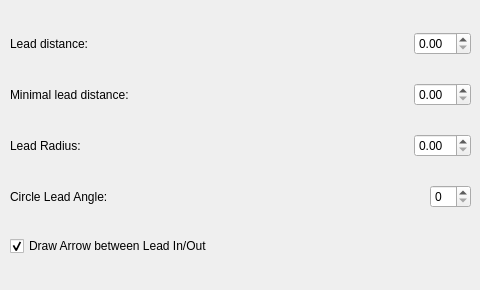
      <widget class="QWidget" name="page_5" >
       <widget class="QWidget" name="verticalLayoutWidget_2" >
        <property name="geometry" >
         <rect>
          <x>10</x>
          <y>10</y>
          <width>461</width>
          <height>271</height>
         </rect>
        </property>
        <layout class="QVBoxLayout" name="verticalLayout_3" >
         <item>
          <layout class="QHBoxLayout" name="horizontalLayout_11" >
           <item>
            <widget class="QLabel" name="label" >
             <property name="whatsThis" >
              <string>The default distance at which a lead is placed.</string>
             </property>
             <property name="text" >
              <string>Lead distance:</string>
             </property>
            </widget>
           </item>
           <item>
            <spacer name="horizontalSpa" >
             <property name="orientation" >
              <enum>Qt::Horizontal</enum>
             </property>
             <property name="sizeHint" stdset="0" >
              <size>
               <width>40</width>
               <height>20</height>
              </size>
             </property>
            </spacer>
           </item>
           <item>
            <widget class="QDoubleSpinBox" name="leadDistSB" />
           </item>
          </layout>
         </item>
         <item>
          <layout class="QHBoxLayout" name="horizontalLayout_13" >
           <item>
            <widget class="QLabel" name="label_15" >
             <property name="whatsThis" >
              <string>If no possible leads can be created within the provided distance, an uncertain lead, which need to be moved by the user, is placed.</string>
             </property>
             <property name="text" >
              <string>Minimal lead distance:</string>
             </property>
             <property name="buddy" >
              <cstring>minLeadDistSB</cstring>
             </property>
            </widget>
           </item>
           <item>
            <spacer name="horizontalSpacer_7" >
             <property name="orientation" >
              <enum>Qt::Horizontal</enum>
             </property>
             <property name="sizeHint" stdset="0" >
              <size>
               <width>40</width>
               <height>20</height>
              </size>
             </property>
            </spacer>
           </item>
           <item>
            <widget class="QDoubleSpinBox" name="minLeadDistSB" />
           </item>
          </layout>
         </item>
         <item>
          <layout class="QHBoxLayout" name="horizontalLayout_17" >
           <item>
            <widget class="QLabel" name="label_17" >
             <property name="whatsThis" >
              <string>This is only for Graphical representation of the laser beam, it won't affect the Generated code.</string>
             </property>
             <property name="text" >
              <string>Lead Radius:</string>
             </property>
             <property name="buddy" >
              <cstring>leadRadiusSB</cstring>
             </property>
            </widget>
           </item>
           <item>
            <spacer name="horizontalSpac" >
             <property name="orientation" >
              <enum>Qt::Horizontal</enum>
             </property>
             <property name="sizeHint" stdset="0" >
              <size>
               <width>40</width>
               <height>20</height>
              </size>
             </property>
            </spacer>
           </item>
           <item>
            <widget class="QDoubleSpinBox" name="leadRadiusSB" />
           </item>
          </layout>
         </item>
         <item>
          <layout class="QHBoxLayout" name="horizontalLayout_12" >
           <item>
            <widget class="QLabel" name="label_2" >
             <property name="whatsThis" >
              <string>Angle at which circles leads should be drawn (and cut).</string>
             </property>
             <property name="text" >
              <string>Circle Lead Angle:</string>
             </property>
             <property name="buddy" >
              <cstring>leadAngleSB</cstring>
             </property>
            </widget>
           </item>
           <item>
            <spacer name="horizontalSpacer_8" >
             <property name="orientation" >
              <enum>Qt::Horizontal</enum>
             </property>
             <property name="sizeHint" stdset="0" >
              <size>
               <width>40</width>
               <height>20</height>
              </size>
             </property>
            </spacer>
           </item>
           <item>
            <widget class="QSpinBox" name="leadAngleSB" />
           </item>
          </layout>
         </item>
         <item>
          <widget class="QCheckBox" name="drawArrowCB" >
           <property name="text" >
            <string>Draw Arrow between Lead In/Out</string>
           </property>
           <property name="checked" >
            <bool>true</bool>
           </property>
          </widget>
         </item>
        </layout>
       </widget>
      </widget>
